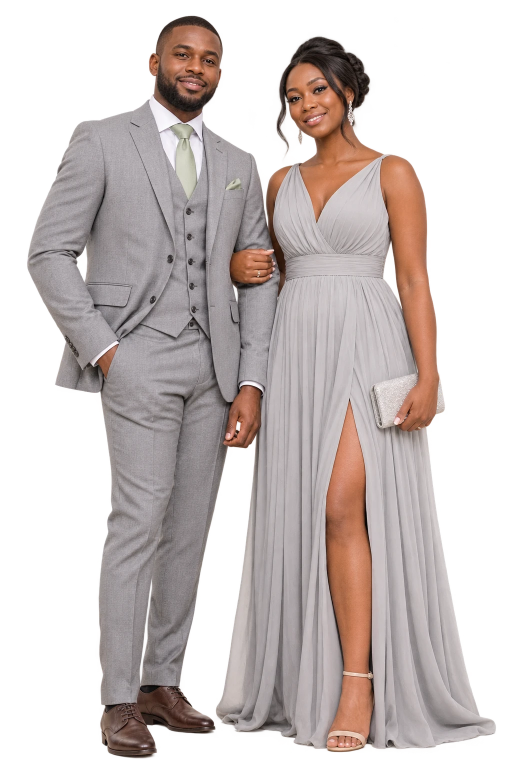
#> input picture images-source/dresscode-couple-afro.webp, 1024 x 1536 px, given in place of afro.webp, which was not available (shown at 1/2 size)
$ python dresscode-masque-afro.py .
#> lines starting #> are read from the running program, lines starting #| are printed output that depends on the picture; after the words box and inside, x2 and y2 are one past the last pixel; in counts of white or black regions, pixels touching at a corner belong together; long printed decimals are rounded
import sys; sys.path.insert(0, sys.argv[1])
from PIL import Image, ImageFilter; import numpy as np
S = sys.argv[1].rsplit('/pylib', 1)[0]
src = Image.open(S + '/afro.webp').convert('RGBA'); a = np.asarray(src).astype(float) / 255
#> further down, src is the input picture: PIL image 1024x1536 RGBA; mean R, G, B, A 99.8, 89.6, 87.3, 140.8
rgb = a[..., :3]; al = a[..., 3]
mx = rgb.max(2); mn = rgb.min(2); sat = mx - mn; L = rgb @ [0.299, 0.587, 0.114]
#> after `L = rgb @ [0.299, 0.587, 0.114]`:
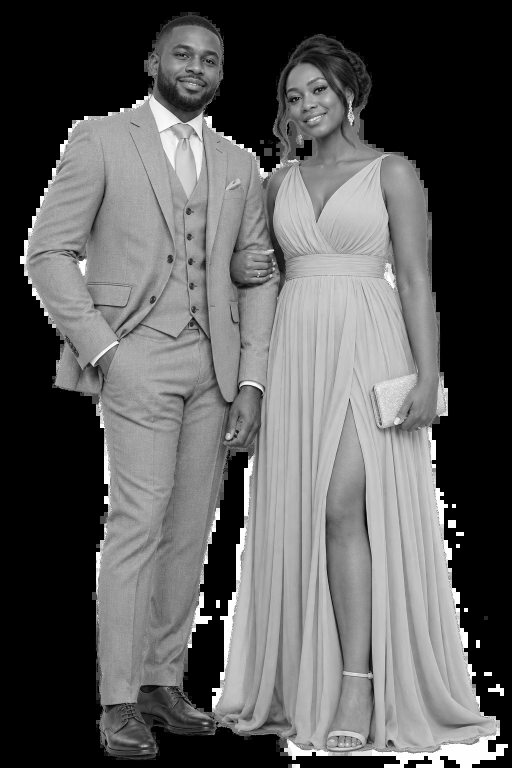
#> L: shape (1536, 1024) float64 (shown at 1/2 size); min 0, max 1, mean 0.362
r, g, b = rgb[..., 0], rgb[..., 1], rgb[..., 2]
sage = ((np.minimum(r, g) - b) > 0.04) & (sat < 0.2) & (L > 0.45) & (al > 0.5)
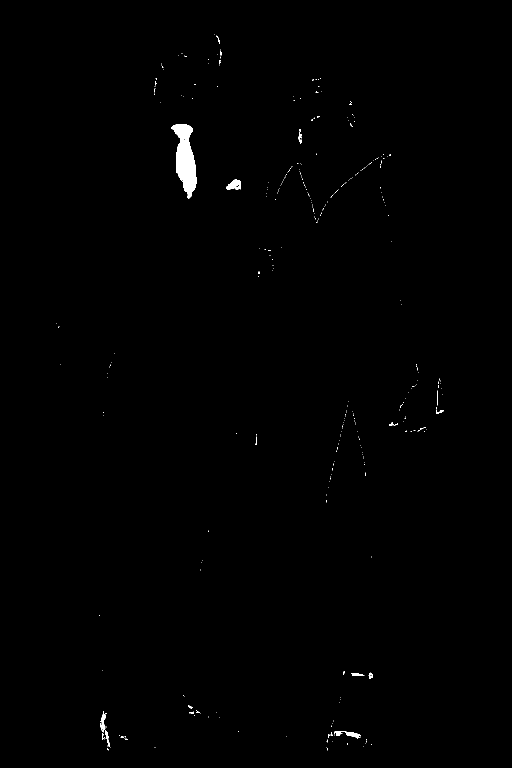
#> sage: shape (1536, 1024) bool (shown at 1/2 size); 0.43% white; 332 white regions (315 under 20 px), largest, box (x1, y1, x2, y2) and area: (343, 248, 394, 397) 4209, (452, 358, 482, 380) 411, (668, 1462, 722, 1477) 330
grey = (sat < 0.085) & (L > 0.22) & (L < 0.90) & (al > 0.5) & ~sage
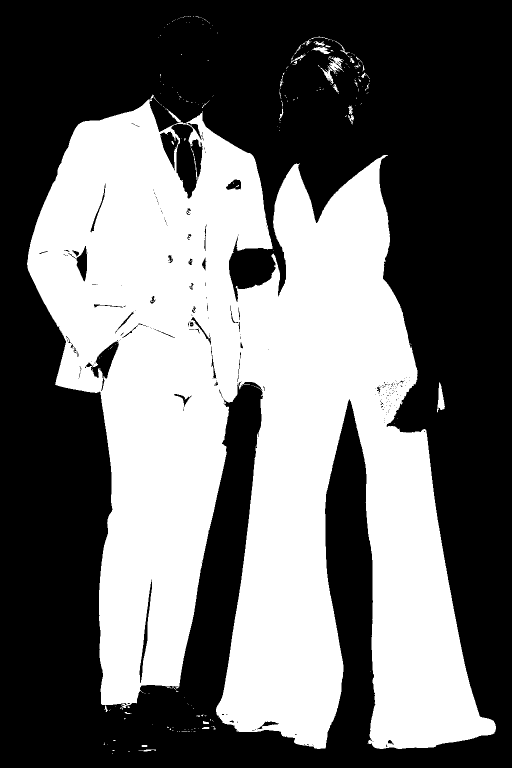
#> grey: shape (1536, 1024) bool (shown at 1/2 size); 43.1% white; 263 white regions (233 under 20 px), largest, box (x1, y1, x2, y2) and area: (54, 189, 992, 1498) 674771, (874, 764, 890, 825) 499, (657, 114, 688, 148) 455
vis = (rgb * 255).astype('uint8').copy()
vis[grey] = [255, 0, 0]; vis[sage] = [0, 200, 0]
#> after `vis[sage] = [0, 200, 0]`:
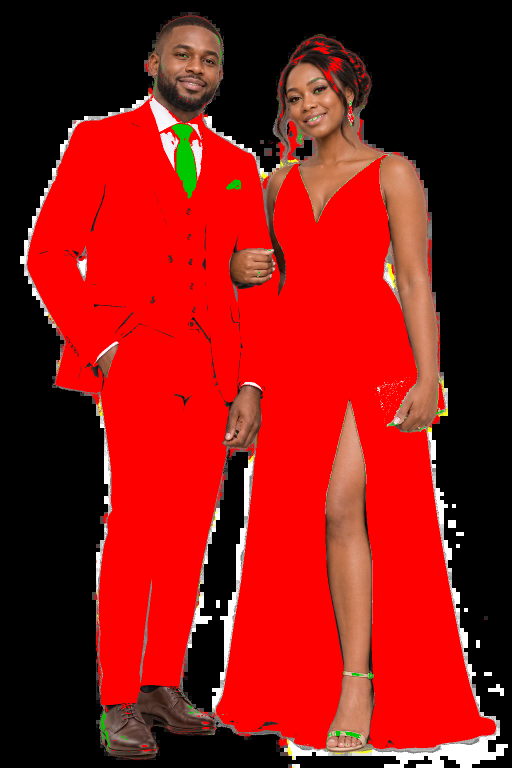
#> vis: shape (1536, 1024, 3) (shown at 1/2 size); mean R, G, B 137.2, 20.9, 17
out = np.where(al[..., None] > 0.5, vis, 40).astype('uint8')
Image.fromarray(out).save(S + '/maskvis.png')
print(grey.mean(), sage.sum())
#| 0.4312 6694
ys = np.arange(H if 'H' in dir() else a.shape[0])
#> ys = 1536 values from 0 to 1535
H, W = L.shape
#> H = 1536; W = 1024
pts = [(0,548),(300,548),(440,545),(500,548),(570,554),(630,554),(700,545),(760,538),(790,525),(820,515),(880,505),(950,470),(1050,455),(1200,440),(1400,425),(1536,420)]
bx = np.interp(np.arange(H), [p[0] for p in pts], [p[1] for p in pts])
X = np.arange(W)[None, :]; Y = np.arange(H)[:, None]
#> after `Y = np.arange(H)[:, None]`: Y = 1536 values from 0 to 1535
side_w = X > bx[:, None]
band = (np.abs(X - bx[:, None]) < 0)
# dans la bande : la robe est plus claire que le costume
side_w = np.where(band, L > 0.6, side_w)
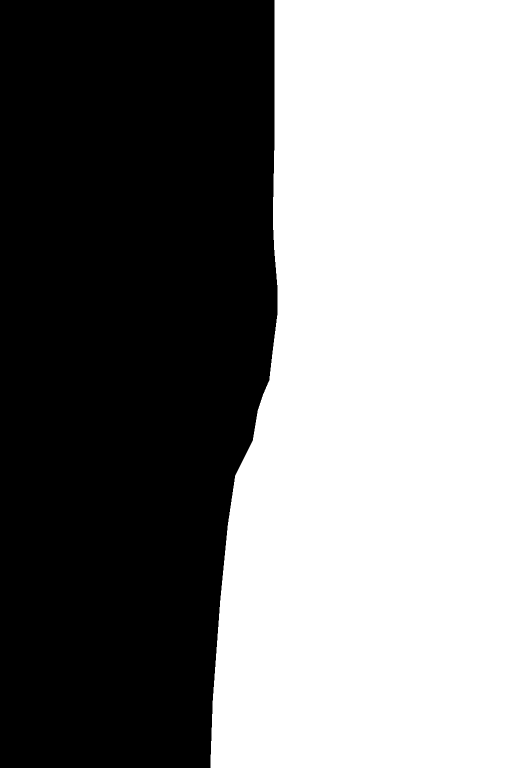
#> side_w: shape (1536, 1024) bool (shown at 1/2 size); 51% white; 1 black region, box (x1, y1, x2, y2) and area: (0, 0, 555, 1536) 771127
#> band: shape (1536, 1024) bool; every value is 0
head = ((Y < 200)) | ((X > 540) & (Y < 300))
clutch = (X > 752) & (X < 892) & (Y > 742) & (Y < 862) & (L > 0.74)
#> clutch: shape (1536, 1024) bool; 0.37% white; 60 white regions (53 under 20 px), largest, box (x1, y1, x2, y2) and area: (753, 743, 833, 856) 4777, (874, 758, 890, 822) 522, (881, 759, 892, 805) 165
feet_m = (Y > 1410) & (X < 470)
suit = grey & ~side_w & ~head & ~feet_m
#> suit: shape (1536, 1024) bool; 21.4% white; 54 white regions (50 under 20 px), largest, box (x1, y1, x2, y2) and area: (54, 200, 555, 1411) 336116, (543, 507, 551, 526) 70, (404, 201, 419, 216) 24, (343, 282, 348, 290) 23
dress = grey & side_w & ~head & ~clutch & (Y < 1530)
#> dress: shape (1536, 1024) bool; 21.2% white; 113 white regions (110 under 20 px), largest, box (x1, y1, x2, y2) and area: (432, 310, 992, 1498) 333652, (800, 786, 813, 792) 24, (880, 814, 889, 820) 22
def clean(m):
    im = Image.fromarray((m*255).astype('uint8')).filter(ImageFilter.ModeFilter(5)).filter(ImageFilter.MaxFilter(3)).filter(ImageFilter.MinFilter(3))
#> im: PIL image 1024x1536 L; 21.5% white; 3 white regions (1 under 20 px), largest, box (x1, y1, x2, y2) and area: (54, 200, 555, 1411) 337674, (543, 508, 550, 521) 60
    return np.asarray(im) > 127
suit = clean(suit) & (al > 0.5); dress = clean(dress) & (al > 0.5) & ~suit
#> after `suit = clean(suit) & (al > 0.5)`: suit: shape (1536, 1024) bool; 21.5% white; 3 white regions (1 under 20 px), largest, box (x1, y1, x2, y2) and area: (54, 200, 555, 1411) 337625, (543, 508, 550, 521) 60
#> in clean (call 2), `im = Image.fromarray((m*255).astype('uint8')).filter(ImageFilter.ModeF..`: im: PIL image 1024x1536 L; 21.2% white; 5 white regions (3 under 20 px), largest, box (x1, y1, x2, y2) and area: (432, 310, 992, 1498) 333598, (550, 521, 560, 572) 269
#> after `dress = clean(dress) & (al > 0.5) & ~suit`: dress: shape (1536, 1024) bool; 21.2% white; 5 white regions (3 under 20 px), largest, box (x1, y1, x2, y2) and area: (432, 310, 992, 1498) 333577, (550, 521, 560, 572) 269
tie = sage & (X > 320) & (X < 500) & (Y > 230) & (Y < 400)
#> tie: shape (1536, 1024) bool; 0.29% white; 2 white regions, box (x1, y1, x2, y2) and area: (343, 248, 394, 397) 4209, (452, 358, 482, 380) 411
vis = (rgb * 255).astype('uint8').copy()
vis[suit] = [200, 30, 30]; vis[dress] = [40, 40, 220]; vis[tie] = [0, 200, 0]
#> after `vis[tie] = [0, 200, 0]`:
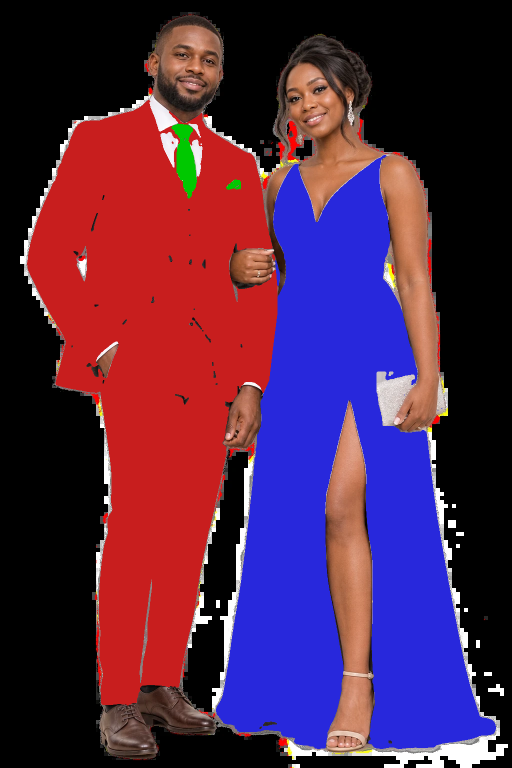
#> vis: shape (1536, 1024, 3) (shown at 1/2 size); mean R, G, B 79.8, 36.6, 71.1
Image.fromarray(np.where(al[..., None] > 0.5, vis, 40).astype('uint8')).save(S + '/maskvis2.png')

def soft(m): return np.asarray(Image.fromarray((m*255).astype('uint8')).filter(ImageFilter.GaussianBlur(0.7))).astype(float)/255
ms, md, mt = soft(suit), soft(dress), soft(tie)
mask = np.stack([ms, md, mt], -1) * al[..., None]
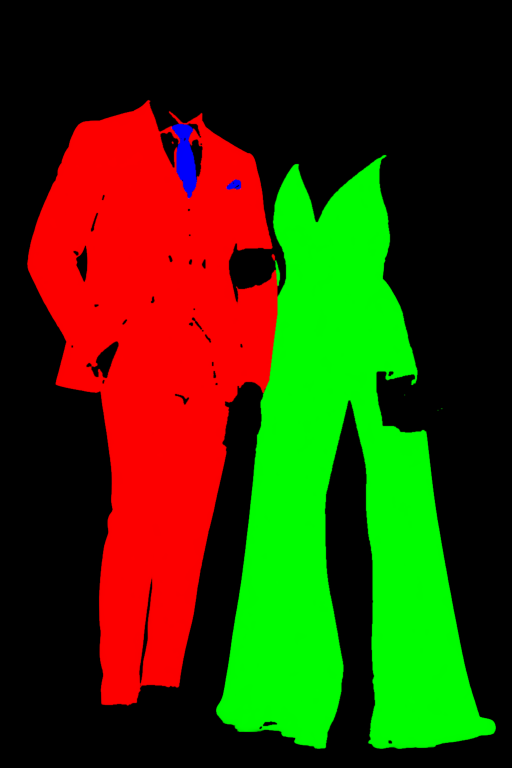
#> mask: shape (1536, 1024, 3) float64 (shown at 1/2 size); mean of channels 0, 1, 2 0.212, 0.21, 0.00291; drawn as R, G, B
Image.fromarray((mask*255).round().astype('uint8')).save(S + '/mask_out.png', optimize=True)
#> (the run stopped early here; a loop or call above may not have finished)
